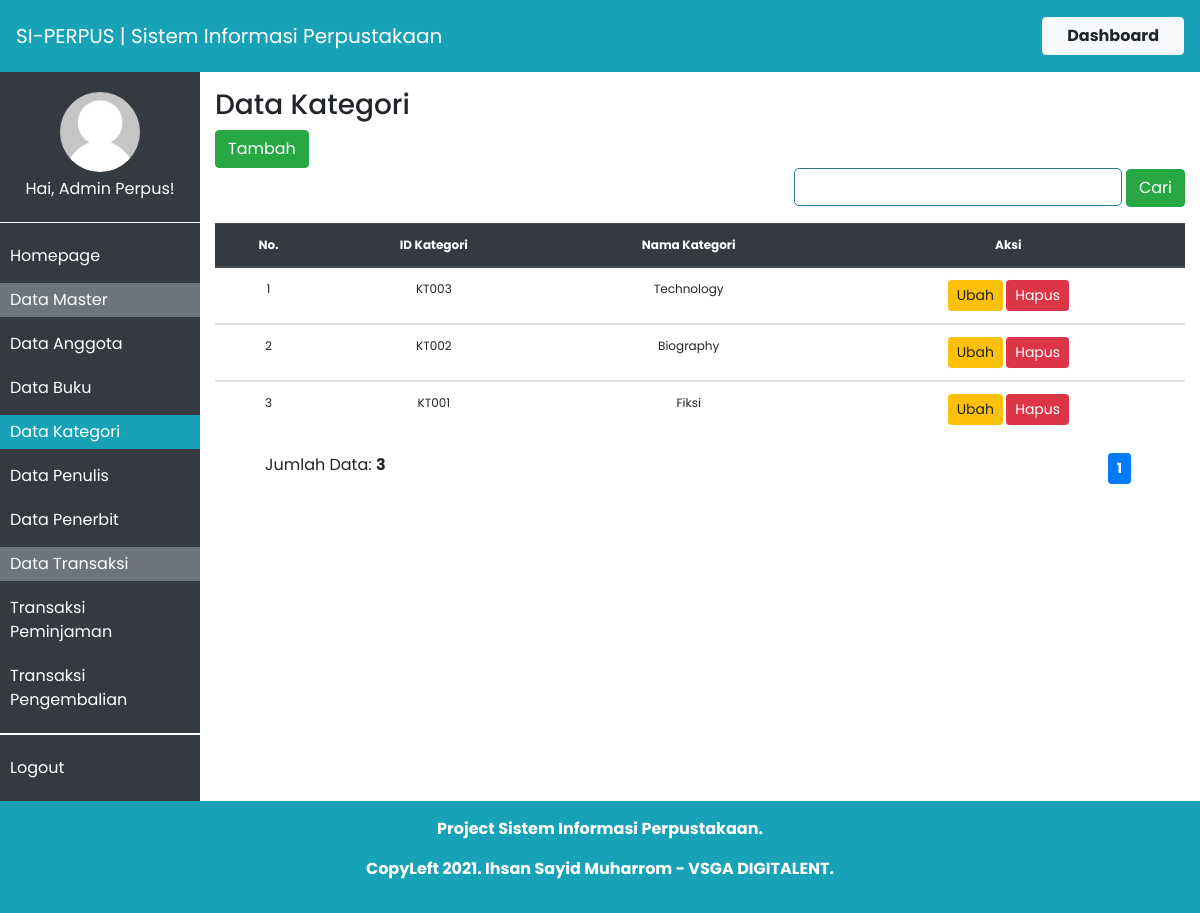
Screenshot of /index.php?p=kategori (signed in) with the database file from the repository.
### tables this page shows
CREATE TABLE `kategori` (
  `id_kategori` char(5) NOT NULL,
  `nama_kategori` varchar(50) NOT NULL
);

### config/konfigurasi-umum.php (called while the page is built, shortened)
<?php
	$_QUERY_LIMIT		= 5;
?>

### app/kategori.php (the view, shortened to what this page needs)
<?php
	$row = 0;
	$offset = 0;
	if(!isset($_POST['cari'])) {
		$sql = "SELECT * FROM kategori ORDER BY id_kategori DESC LIMIT {$offset}, {$_QUERY_LIMIT};";
		$query = mysqli_query($db_conn, $sql);
		$sql_count = "SELECT id_kategori FROM kategori;";
		$query_count = mysqli_query($db_conn, $sql_count);
		$row = $query_count->num_rows;
	}
?>
		<div id="container">
			<div class="page-title">
				<h3>Data Kategori</h3>
			</div>
			<div class="page-content">
				<div class="table-upper">
					<div class="table-upper-left">
						<a href="index.php?p=kategori-tambah" class="btn btn-success btn-medium">Tambah</a>
					</div>
					<div class="table-upper-right">
						<form name="pencarian_anggota" action="" method="post" class="mg-top-15 text-right">
							<input type="text" name="kata_kunci" class="input_search">
							<input type="submit" name="cari" value="Cari" class="btn btn-success">
						</form>
					</div>
				</div>
			<?php
				if($row > 0) {
			?>
				<table class="table data-table">
					<thead class="thead-dark">
						<tr>
							<th>No.</th>
							<th>ID Kategori</th>
							<th>Nama Kategori</th>
							<th>Aksi</th>
						</tr>
					</thead>
				<?php
					$i = 1;
					while($data = mysqli_fetch_array($query)) {
				?>
					<tbody>
						<tr>
							<td class="text-center"><?php echo $i++; ?></td>
							<td><?php echo $data['id_kategori']; ?></td>
							<td><?php echo $data['nama_kategori']; ?></td>
							<td class="text-center">
								<a href="index.php?p=kategori-ubah&id=<?php echo $data['id_kategori']; ?>" class="btn btn-warning btn-sm">Ubah</a>
								<a href="index.php?p=kategori-hapus&id=<?php echo $data['id_kategori']; ?>" class="btn btn-danger btn-sm confirm">Hapus</a>
							</td>
						</tr>
					</tbody>
				<?php
					}
				?>
				</table>
				<div class="table-lower">
					<div class="table-lower-left mg-top-5">
						Jumlah Data: <span class="font-weight-bold"><?php echo $row; ?></span>
					</div>
					<div class="table-lower-right text-right">
					<?php if(!isset($_POST['cari'])) {  ?>
						<ul class="table-pagination">
						<?php
						}
					?>
						</ul>
					</div>
				</div>
			<?php } else { ?>
				<p class="text-center">Data tidak tersedia.</p>
			<?php } ?>
			</div>
		</div>

### assets/css/style.css (style rules this page uses)
body { font-family: 'Poppins', sans-serif; }
:root { --primary: #297F87; }
.table.data-table { font-size: 12px !important; margin: 1rem 0; }
.table > thead, .table > tbody { text-align: center; }
.table-lower { display: flex; justify-content: space-between; padding: 0 50px; }
.table-lower > .table-lower-right > .table-pagination { list-style: none; }
.input_search { border: 1px solid var(--primary); border-radius: 5px; padding: 0.4rem 0.3rem; }

### rows the page displays
kategori: id_kategori "KT003", nama_kategori "Technology"
kategori: id_kategori "KT002", nama_kategori "Biography"
kategori: id_kategori "KT001", nama_kategori "Fiksi"

### other values shown
$_SITE_TITLE "SI-PERPUS | Sistem Informasi Perpustakaan"
$_SESSION['sesi'] "Admin Perpus"
$row "3"
$_SITE_INFO "Project Sistem Informasi Perpustakaan."
$_SITE_CREDIT "CopyLeft 2021. Ihsan Sayid Muharrom - VSGA DIGITALENT."
